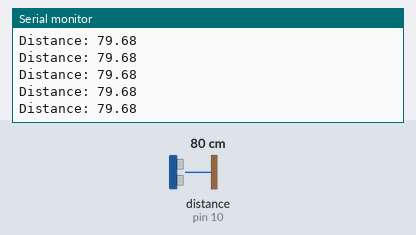
Simulated run of this sketch. Board: Arduino Uno, built with avr-gcc and run on an emulated ATmega328P. Parts: the last lines printed to the serial monitor. Wiring (inferred from the names in the program): ultrasonic range finder: trigger pin 9; echo pin 10. The test bench sets the inputs (shaded band); at power-on: distance to the obstacle (sensor on pin 10) 80 cm. The echo pulse lasts 58.3 µs per cm.

Above: at 1.2 s.
1.3 s: distance to the obstacle (sensor on pin 10) set to 2 cm
At 1.38 s:
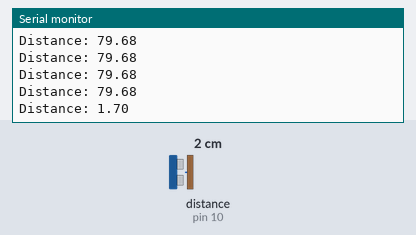
2.8 s: distance to the obstacle (sensor on pin 10) set to 4 cm
At 2.9 s:
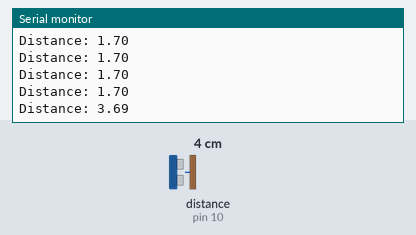
Timing chart, 0 to 5.8 s (numbered marks = the images above; inputs shaded):
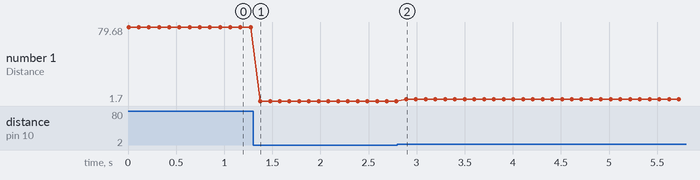

Measured:
- after the input at 1.3 s, the serial monitor: prints a new line after 0.08 s (image 1)
- after the input at 2.8 s, the serial monitor: prints a new line after 0.09 s (image 2)
- plotted number 1: 79.68 → 1.7 after the input at 1.3 s, 1.7 → 3.69 after the input at 2.8 s

The sketch:

UltrasonicSensorExample.ino
```cpp
/* HC-SR04 example sketch
        *
        * https://create.arduino.cc/projecthub/Isaac100/getting-started-with-the-hc-sr04-ultrasonic-sensor-036380
*
* by Isaac100
*/

#include "Arduino.h"

#define PIN_TRIG 9                  // send/trig
#define PIN_ECHO 10                  // receive

float duration, distance;

void setup() {
    pinMode(PIN_TRIG, OUTPUT);
    pinMode(PIN_ECHO, INPUT);
    Serial.begin(115200);
}

void loop() {
    digitalWrite(PIN_TRIG, LOW);
    delayMicroseconds(2);
    digitalWrite(PIN_TRIG, HIGH);
    delayMicroseconds(10);
    digitalWrite(PIN_TRIG, LOW);

    duration = pulseIn(PIN_ECHO, HIGH);     //very spase consuming func
    distance = (duration*.0343)/2;
    Serial.print("Distance: ");
    Serial.println(distance);
    delay(100);
}
```
